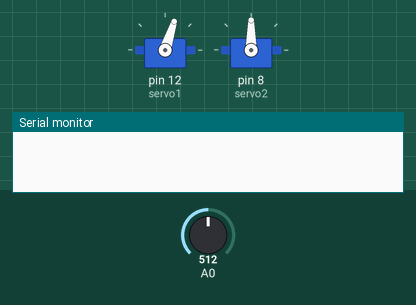
Bench run of a sketch on a simulated Arduino Uno, built with avr-gcc and run on an emulated ATmega328P. Parts: 2 × servo, the last lines printed to the serial monitor. The test bench sets the inputs (shaded band); at power-on: A0 = 512.

Above: at 7.26 s.
7.3 s: A0 set to 504
At 8.46 s:
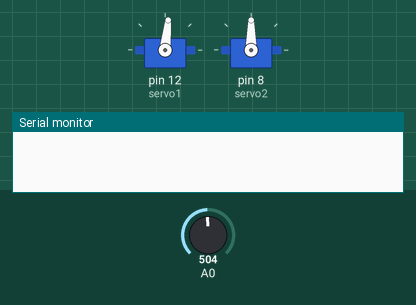
At 9.06 s:
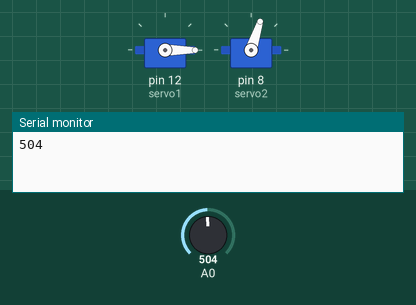
Timing chart, 0 to 21.6 s (numbered marks = the images above; inputs shaded):
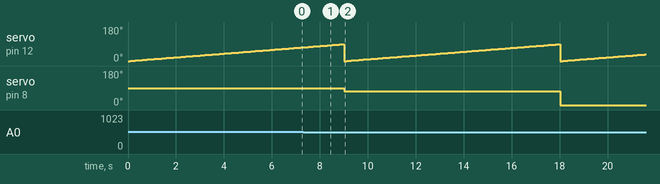

The sketch:

Light_following_servo1.ino
```cpp
#include <Servo.h>
// I am undercommenting to fit on screen
Servo servo1;
Servo servo2;

void setup()
{
  servo1.attach(12);
  servo2.attach(8);
  Serial.begin(9600);
}

void loop()
{
  int minLightValue = 2000; // bigger than any possible value
  int posWhereMinimumWas = 0;
  for (int pos=0; pos < 90; pos++)
  {
    // Move servo to appropriate spot and read light sensor
	servo1.write(pos);
    delay(100);
    int lightValue = analogRead(A0);

    // Check to see if greater than max and adjust accordingly
    if (lightValue < minLightValue)
    {
      minLightValue = lightValue;
      posWhereMinimumWas = pos;
    }
  }
  Serial.println(minLightValue);
  servo2.write(posWhereMinimumWas);
}


//  Serial.println(analogRead(A0));
```

Measured:
- the behaviour switches between 512 and 511 on A0 (found by bisection; images 0 and 1)
- after the input at 7.3 s, servo on pin 8 (servo2): 90° → 72° after 1.7 s, → 0° 9.0 s later
- by itself, servo on pin 12 (servo1): ramps from 0° to 89° and jumps back, once every 9.0 s
